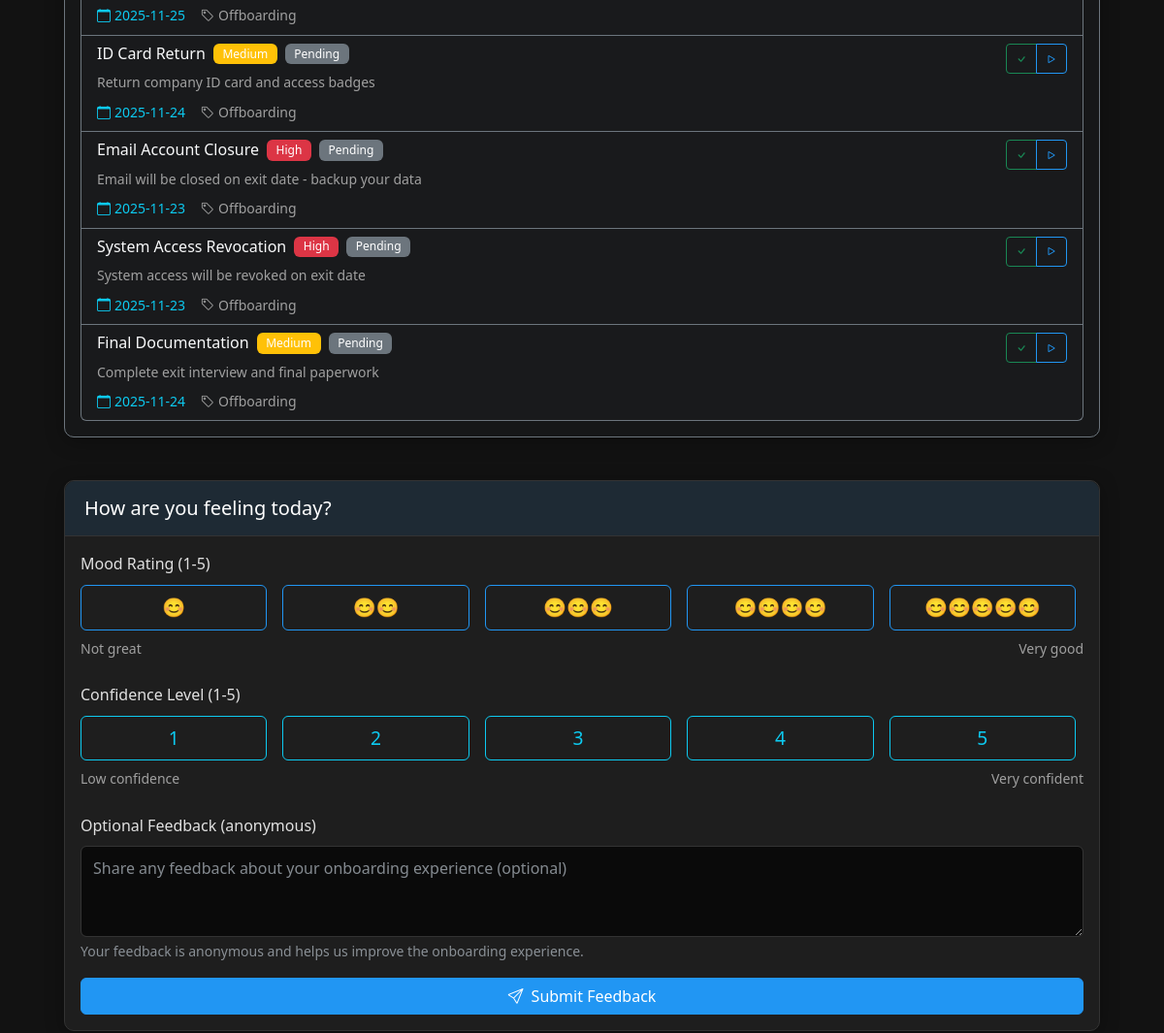
The page /employee/dashboard (signed in, middle part) on the database as committed earlier.
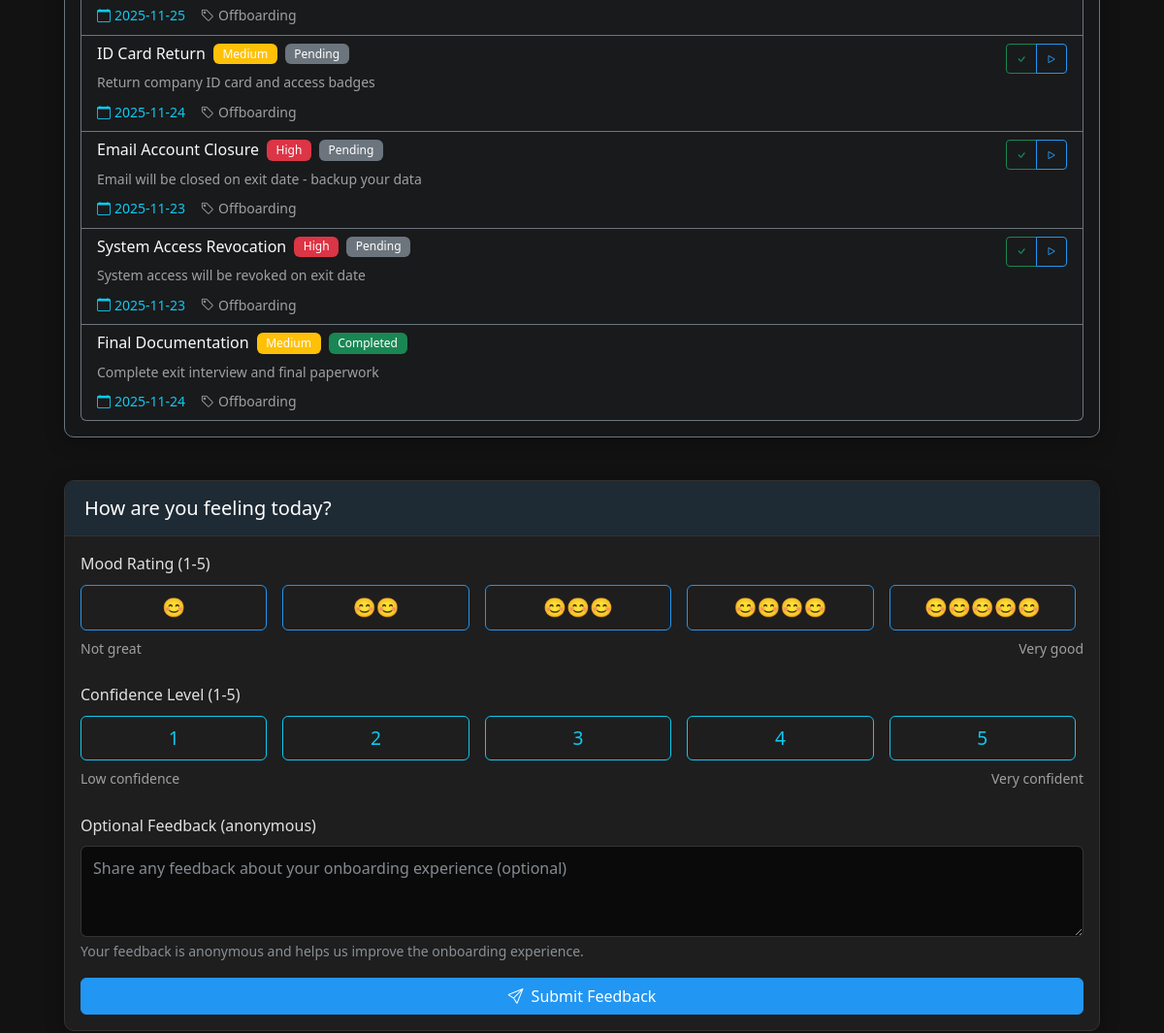
The same page on the database as committed later.
### app.py (models this page shows)
class Task(db.Model):
    id = db.Column(db.Integer, primary_key=True)
    title = db.Column(db.String(200), nullable=False)
    description = db.Column(db.Text)
    task_type = db.Column(db.String(50), nullable=False)  # onboarding, offboarding, general
    status = db.Column(db.String(50), default='pending')  # pending, in_progress, completed, overdue
    priority = db.Column(db.String(20), default='medium')  # low, medium, high, urgent
    assigned_to = db.Column(db.Integer, db.ForeignKey('user.id'), nullable=True)
    assigned_by = db.Column(db.Integer, db.ForeignKey('user.id'), nullable=True)
    department = db.Column(db.String(50))
    due_date = db.Column(db.DateTime)
    completed_at = db.Column(db.DateTime)
    created_at = db.Column(db.DateTime, default=datetime.utcnow)
    updated_at = db.Column(db.DateTime, default=datetime.utcnow, onupdate=datetime.utcnow)
    assignee = db.relationship('User', foreign_keys=[assigned_to], backref='assigned_tasks')
    assigner = db.relationship('User', foreign_keys=[assigned_by], backref='created_tasks')

### app.py (the view, shortened to what this page needs)
@app.route('/employee/dashboard')
@login_required('employee')
def employee_dashboard():
    user = User.query.get(session['user_id'])
    hr_contact = None
    onboarding_progress = 0
    offboarding_progress = 0
    current_day = 0
    total_days = 0
    total_offboarding_tasks = 0
    completed_offboarding_tasks = 0
    if user.status == 'Onboarding':
        onboarding_progress = 20  # Default progress
        current_day = 1
        total_days = 10  # Extended to 10 business days (2 weeks) for more realistic onboarding
        if user.hire_date:
            hire_datetime = datetime.combine(user.hire_date, datetime.min.time())
            days_since_hire = (datetime.utcnow() - hire_datetime).days
            business_days = days_since_hire - (days_since_hire // 7) * 2
            business_days = max(0, business_days)  # Don't go negative
            current_day = min(business_days + 1, total_days)  # +1 to start from Day 1
        hr_contact = None
    else:
        onboarding_progress = 100
        offboarding_progress = 0
        current_day = 0
        total_days = 0
    employee_data = {
        'name': user.full_name,
        'username': user.username,
        'email': user.email,
        'phone': user.phone,
        'department': user.department or 'Not specified',
        'position': user.position or 'Employee',
        'hire_date': user.hire_date.strftime('%B %d, %Y') if user.hire_date else 'Not specified',
        'employee_id': user.employee_id or f'EMP-{user.id:04d}',
        'status': user.status or 'Active',
        'manager': 'Sarah Johnson',  # This would come from manager relationship
        'location': 'Main Office',
        'work_schedule': '9:00 AM - 5:00 PM',
        'team_members': [
            {'name': 'John Smith', 'role': 'Senior Developer', 'status': 'online'},
            {'name': 'Emily Chen', 'role': 'Product Designer', 'status': 'busy'},
            {'name': 'Michael Brown', 'role': 'DevOps Engineer', 'status': 'offline'}
        ],
        'pending_tasks': [
            {'id': 1, 'title': 'Submit timesheet', 'due': 'Today', 'priority': 'high'},
            {'id': 2, 'title': 'Complete training module', 'due': 'Tomorrow', 'priority': 'medium'},
            {'id': 3, 'title': 'Update project documentation', 'due': 'Next week', 'priority': 'low'}
        ],
        'support_team': [
            {'name': hr_contact.full_name if hr_contact else 'HR Department',
             'role': 'HR Team',
             'email': hr_contact.email if hr_contact else 'hr@company.com',
             'phone': hr_contact.phone if hr_contact else '+1 (555) 123-4567'},
            {'name': 'IT Support', 'role': 'Technical Support', 'email': 'support@company.com', 'phone': '+1 (555) 987-6543'}
        ],
        'resources': [
            {'name': 'Employee Handbook', 'type': 'document', 'format': 'PDF'},
            {'name': 'Benefits Guide', 'type': 'document', 'format': 'PDF'},
            {'name': 'Training Materials', 'type': 'folder', 'format': 'ZIP'},
            {'name': 'Company Policies', 'type': 'document', 'format': 'PDF'},
            {'name': 'IT Helpdesk', 'type': 'link', 'url': '#'}
        ],
        'onboarding_progress': {
            'current_day': current_day if user.status == 'Onboarding' else 0,
            'total_days': total_days if user.status == 'Onboarding' else 0,
            'percentage': onboarding_progress if user.status == 'Onboarding' else 0,
            'tasks_completed': int(onboarding_progress / 10) if user.status == 'Onboarding' and onboarding_progress else 0,
            'total_tasks': 10 if user.status == 'Onboarding' else 0
        } if user.status == 'Onboarding' else None,
        'offboarding_progress': {
            'current_day': current_day if user.status == 'Offboarding' else 0,
            'total_days': total_days if user.status == 'Offboarding' else 0,
            'percentage': offboarding_progress if user.status == 'Offboarding' else 0,
            'tasks_completed': completed_offboarding_tasks if user.status == 'Offboarding' else 0,
            'total_tasks': total_offboarding_tasks if user.status == 'Offboarding' else 0
        } if user.status == 'Offboarding' else None,
    }
    documents_count = EmployeeDocument.query.filter_by(user_id=user.id).count()
    unread_messages_count = Message.query.filter_by(recipient_id=session['user_id'], status='unread').count()
    hr_contacts = User.query.filter_by(role='hr', is_active=True).filter(
        User.username != 'test_hr',
        User.username != 'testhr',
        User.full_name.notlike('%test%')
    ).all()
    hr_contact = User.query.filter_by(role='hr', is_active=True).filter(
        User.username != 'test_hr',
        User.username != 'testhr',
        User.full_name.notlike('%test%')
    ).filter(User.full_name.like('%Deeksha%')).first()
    if not hr_contact and hr_contacts:
        hr_contact = hr_contacts[0]
    employee_journey = {
        'offer_accepted': {
            'completed': True,
            'date': user.created_at.strftime('%Y-%m-%d') if user.created_at else '2024-01-15'
        },
        'documents_submitted': {
            'completed': documents_count > 0,
            'date': '2024-01-18' if documents_count > 0 else 'Pending'
        },
        'systems_created': {
            'completed': True,
            'date': user.created_at.strftime('%Y-%m-%d') if user.created_at else '2024-01-20'
        },
        'first_day': {
            'completed': user.hire_date and user.hire_date <= datetime.now().date(),
            'date': user.hire_date.strftime('%Y-%m-%d') if user.hire_date else '2024-02-01'
        },
        'orientation': {
            'completed': onboarding_progress >= 50,
            'date': '2024-02-02' if onboarding_progress >= 50 else 'Scheduled'
        },
        'training_modules': {
            'completed': onboarding_progress >= 80,
            'date': '2024-02-15' if onboarding_progress >= 80 else 'In Progress',
            'progress': min(onboarding_progress, 100)
        },
        'confirmation_letter': {
            'completed': False,  # Typically after probation period
            'date': 'Pending'
        }
    }
    employee_tasks = Task.query.filter_by(assigned_to=user.id).all()
    formatted_employee_tasks = []
    for task in employee_tasks:
        formatted_employee_tasks.append({
            'id': task.id,
            'title': task.title,
            'description': task.description,
            'priority': task.priority,
            'status': task.status,
            'task_type': task.task_type,
            'due_date': task.due_date,
            'is_overdue': task.due_date and task.due_date.date() < datetime.utcnow().date() if task.due_date else False
        })
    buddy_mentor = None
    try:
        pass
    except:
        buddy_mentor = None
    return render_template('employee_dashboard.html',
                         employee=employee_data,
                         user=user,
                         hr_contact=hr_contact,
                         documents_count=documents_count,
                         unread_messages_count=unread_messages_count,
                         hr_contacts=hr_contacts,
                         onboarding_progress=onboarding_progress,
                         employee_journey=employee_journey,
                         employee_tasks=formatted_employee_tasks,
                         buddy_mentor=buddy_mentor,
                         current_user=user,  # For compatibility with existing templates
                         title=f'{user.full_name}\'s Dashboard')

### templates/employee_dashboard.html (shortened to what this page needs)
{% extends "employee_base.html" %}
{% block page_content %}
<div class="container-fluid py-4">
    <div class="row">
        <div class="col-12">
            <div class="card bg-dark bg-opacity-25 border-secondary">
                <div class="card-body">
                    <div class="tab-content" id="dashboardTabsContent">
                        <div class="tab-pane fade show active" id="tasks" role="tabpanel">
                            {% if employee_tasks %}
                            <div class="list-group">
                                {% for task in employee_tasks %}
                                <div class="list-group-item bg-dark bg-opacity-25 border-secondary">
                                    <div class="d-flex w-100 justify-content-between align-items-start">
                                        <div class="flex-grow-1">
                                            <div class="d-flex align-items-center mb-2">
                                                <h6 class="mb-0 me-2 text-light">{{ task.title }}</h6>
                                                <span class="badge bg-{{ 'danger' if task.priority == 'high' else 'warning' if task.priority == 'medium' else 'success' }} me-2">
                                                    {{ task.priority.title() }}
                                                </span>
                                                <span class="badge bg-{{ 'success' if task.status == 'completed' else 'primary' if task.status == 'in_progress' else 'secondary' }}">
                                                    {{ task.status.replace('_', ' ').title() }}
                                                </span>
                                            </div>
                                            {% if task.description %}
                                            <p class="mb-2 text-muted small">{{ task.description[:100] }}{% if task.description|length > 100 %}...{% endif %}</p>
                                            {% endif %}
                                            <div class="d-flex align-items-center">
                                                {% if task.due_date %}
                                                <small class="{% if task.is_overdue %}text-danger{% else %}text-info{% endif %} me-3">
                                                    <i class="bi bi-calendar me-1"></i>{{ task.due_date.strftime('%Y-%m-%d') }}
                                                </small>
                                                {% endif %}
                                                <small class="text-muted">
                                                    <i class="bi bi-tag me-1"></i>{{ task.task_type.title() }}
                                                </small>
                                            </div>
                                        </div>
                                        {% if task.status != 'completed' %}
                                        <div class="btn-group btn-group-sm ms-2" role="group">
                                            <button type="button" class="btn btn-outline-success"
                                                    data-task-id="{{ task.id }}"
                                                    data-status="completed"
                                                    onclick="updateTaskStatus(this)"
                                                    title="Mark as Complete">
                                                <i class="bi bi-check"></i>
                                            </button>
                                            {% if task.status == 'pending' %}
                                            <button type="button" class="btn btn-outline-primary"
                                                    data-task-id="{{ task.id }}"
                                                    data-status="in_progress"
                                                    onclick="updateTaskStatus(this)"
                                                    title="Start Task">
                                                <i class="bi bi-play"></i>
                                            </button>
                                            {% endif %}
                                        </div>
                                        {% endif %}
                                    </div>
                                </div>
                                {% endfor %}
                            </div>
                            {% else %}
                            <div class="text-center py-4">
                                <i class="bi bi-check-circle fa-3x text-muted mb-3"></i>
                                <h6 class="text-muted">No tasks assigned</h6>
                                <p class="text-muted small">You don't have any tasks assigned to you right now.</p>
                            </div>
                            {% endif %}
                        </div>
                    </div>
                </div>
            </div>
        </div>
    </div>
    <div class="row mt-4">
        <div class="col-12">
            {% include 'includes/mood_feedback.html' %}
        </div>
    </div>
</div>
{% endblock %}

Rows that differ between the two databases and show on the page:
changed Task "Final Documentation": status "pending" → "completed" (drawn); status.replace "Pending" → "Completed"
